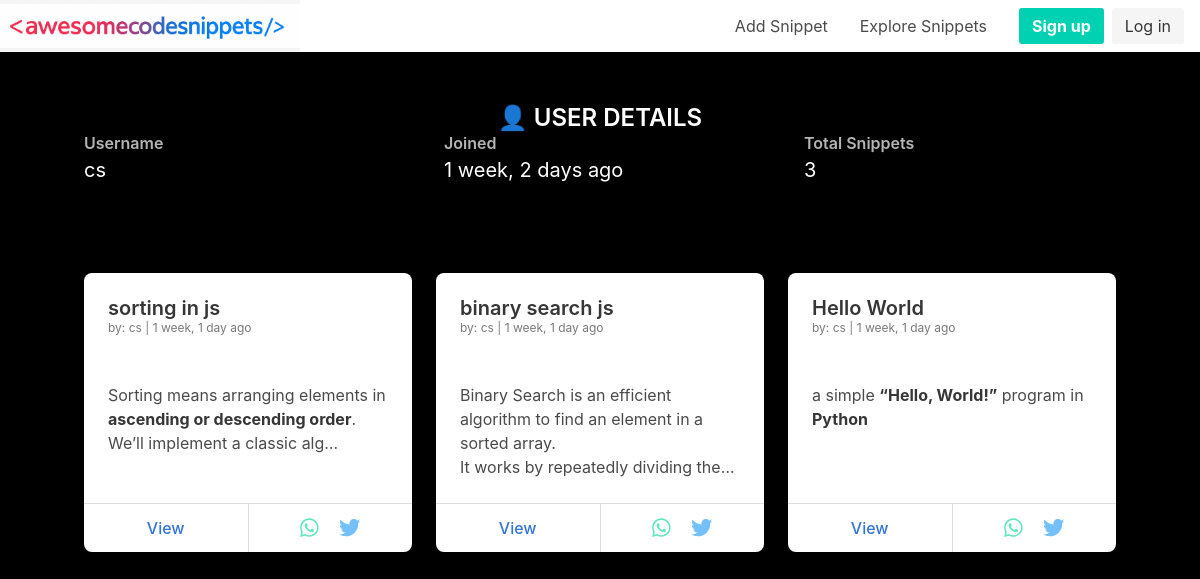
Before: /user/1/ with the older database file.
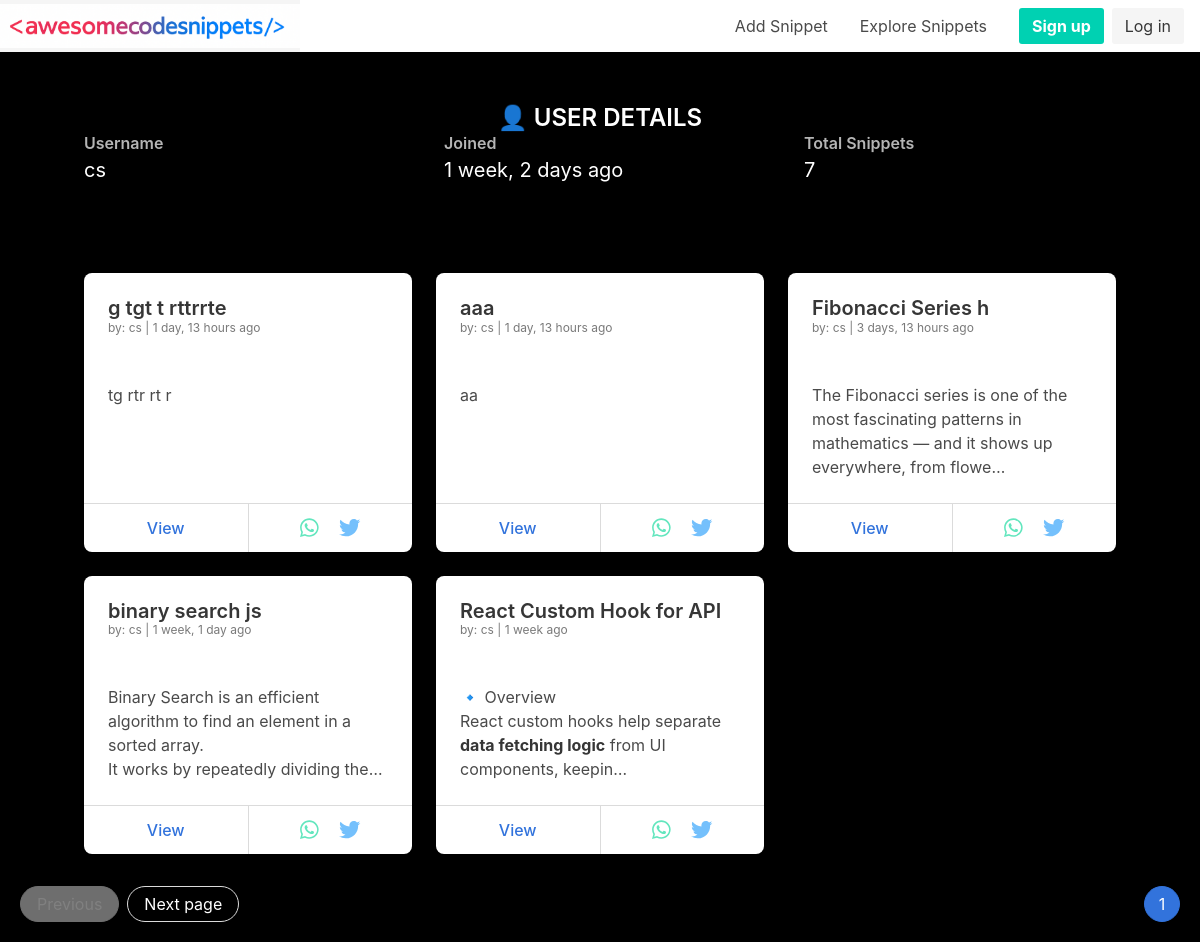
After: the same page with the newer database file.
### snippets/models.py (models this page shows, shortened)
class Snippet(models.Model):
    title=models.CharField(max_length=500)
    coder=models.ForeignKey(CustomUser,on_delete=models.CASCADE)
    description=CKEditor5Field(blank=True,null=True)
    description_html=models.TextField(editable=False)
    code=models.TextField()
    highlighted_code=models.TextField(editable=False)
    tags=TagField()
    publication_date=models.DateTimeField(editable=False)
    updated_date=models.DateTimeField(editable=False)
    language = models.CharField(choices=LANGUAGE_CHOICES, default='python', max_length=100)
    style = models.CharField(choices=STYLE_CHOICES, default='friendly', max_length=100)
    class Meta:
        ordering=['-publication_date']
    def get_absolute_url(self):
        return reverse('detail_snippet',args=[str(self.pk)])

class CustomUser(AbstractUser):
    name=models.CharField(_("Name"),max_length=200)
    class Meta:
        unique_together=('name','email','id')

### snippets/views.py (the view)
# urls.py: path('user/<int:pk>/',UserDetail.as_view(),name='user_detail'),
class UserDetail(UserSnippetsMixin,DetailView):
    template_name='account/user_detail.html'
    context_object_name='user'
    model=CustomUser
    def get_context_data(self,**kwargs):
        context=super().get_context_data(**kwargs)
        return context

### snippets/views.py (called while the page is built)
    def get_context_data(self,**kwargs):
        context={}
        snippets=Snippet.objects.filter(coder=kwargs['object']).order_by('-updated_date')
        paginator=Paginator(snippets,5)
        page = self.request.GET.get('page')
        context['user_info']=kwargs['object']
        context['total_snippets']=snippets.count()
        try:
            user_snippets = paginator.page(page)
            context['user_snippets']=user_snippets
        except PageNotAnInteger:
            user_snippets = paginator.page(1)
            context['user_snippets']=user_snippets
        except EmptyPage:
            user_snippets = paginator.page(paginator.num_pages)
            context['user_snippets']=user_snippets
        context['page']=page
        return context

### templates/account/user_detail.html (shortened to what this page needs)
{% extends 'base.html' %}
{% block content %}
{% load static %}
{% load humanize %}
<link rel="stylesheet" href="{% static 'css/user_detail.css' %}">
{% include 'navbar.html' %}
<div class="main-section">
  <div>
    <div class="box user_detail">
      <div class="has-text-centered mb-4">
        <p class="title is-4 has-text-white">👤 USER DETAILS</p>
      </div>
      <div class="columns is-variable is-6">
        <div class="column">
          <p class="has-text-grey-light is-size-6 has-text-weight-semibold">Username</p>
          <p class="has-text-white is-size-5">{{ user_info.username|default:"NA" }}</p>
        </div>
        <div class="column">
          <p class="has-text-grey-light is-size-6 has-text-weight-semibold">Joined</p>
          <p class="has-text-white is-size-5">{{ user_info.date_joined|naturaltime }}</p>
        </div>
        <div class="column">
          <p class="has-text-grey-light is-size-6 has-text-weight-semibold">Total Snippets</p>
          <p class="has-text-white is-size-5">{{ total_snippets }}</p>
        </div>
      </div>
    </div>
    <div class="snippet-list">
      <div class="snippet-grid">
        {% for object in user_snippets %}
        <div class="card my-cards">
          <div class="card-content">
            <p class="title is-5 has-text-dark">{{ object.title }}</p>
            <p class="subtitle is-7 has-text-grey">
              by: {{ object.coder.username|default:"NA" }} | {{ object.publication_date|naturaltime }}
            </p>
            <p class="subtitle is-6 has-text-info truncate-text">
              {{ object.description_html|safe|truncatechars:120 }}
            </p>
          </div>
          <footer class="card-footer">
            <p class="card-footer-item">
              <a href="{% url 'detail_snippet' object.id %}">View</a>
            </p>
            <p class="card-footer-item share-links">
              <a href="https://wa.me/?text={{ object.title|urlencode }} - Check out this code snippet on AwesomeCodeSnippets! {{ object.get_absolute_url|urlencode }}"
                target="_blank" rel="noopener noreferrer">
                <i class="fab fa-whatsapp fa-lg" style="color: #63E6BE;"></i>
              </a>
              <a href="https://twitter.com/intent/tweet?text={{ object.title|urlencode }} - Check out this code snippet on AwesomeCodeSnippets! {{ request.scheme }}://{{request.get_host}}/{{ object.get_absolute_url|urlencode }}"
                target="_blank" rel="noopener noreferrer">
                <i class="fab fa-twitter fa-lg" style="color: #74C0FC;"></i>
              </a>
            </p>
          </footer>
        </div>
        {% empty %}
        <div class="notification is-warning has-text-centered">
          No Snippets Yet
        </div>
        {% endfor %}
      </div>
    </div>
    {% if user_snippets.has_other_pages %}
    <nav class="pagination is-right is-rounded" role="navigation" aria-label="pagination">
      <ul class="pagination-list is-current">
        <li>
          <a class="pagination-link is-current  " aria-label="Page 1" aria-current="page">
            {{user_snippets.number}}
          </a>
        </li>
      </ul>
      {% if user_snippets.has_previous %}
      <a class="pagination-previous has-text-white " title="This is the first page"
        href="?page={{user_snippets.previous_page_number}}">Previous</a>
      {% else %}
      <a class="pagination-previous has-text-white" title="This is the first page" disabled>Previous</a>
      {% endif %}
      {% if user_snippets.has_next %}
      <a href="?page={{user_snippets.next_page_number}}" class="pagination-next has-text-white">Next page</a>
      {% else %}
      <a class="pagination-next has-text-white" disabled>Next page</a>
      {% endif %}
    </nav>
    {% endif %}
  </div>
</div>
{% endblock content %}

Changed rows visible on the page:
no longer on this page (row unchanged): Snippet: title "sorting in js", coder.username "cs", publication_date "1 week, 1 day ago", description_html "Sorting means arranging elements in ascending or descending order . We’ll implement a classic alg…"
no longer on this page (row unchanged): Snippet: title "Hello World", coder.username "cs", publication_date "1 week, 1 day ago", description_html "a simple “Hello, World!” program in Python"
added Snippet: title "g tgt t rttrrte", coder.username "cs", publication_date "1 day, 13 hours ago", description_html "tg rtr rt r"
added Snippet: title "aaa", coder.username "cs", publication_date "1 day, 13 hours ago", description_html "aa"
added Snippet: title "Fibonacci Series h", coder.username "cs", publication_date "3 days, 13 hours ago", description_html "The Fibonacci series is one of the most fascinating patterns in mathematics — and it shows up everywhere, from flowe…"
added Snippet: title "React Custom Hook for API", coder.username "cs", publication_date "1 week ago", description_html "🔹 Overview React custom hooks help separate data fetching logic from UI components, keepin…"
Other visible differences:
{{ total_snippets }}: "3" → "7"
{{ user_snippets.number }}: (not shown) → "1"
text now shown: "Next page"
